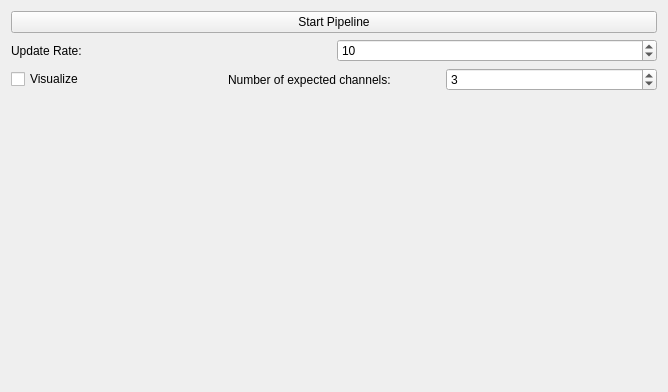
<?xml version="1.0" encoding="UTF-8"?>
<ui version="4.0">
 <class>OpenIGTLinkExampleControls</class>
 <widget class="QWidget" name="OpenIGTLinkExampleControls">
  <property name="geometry">
   <rect>
    <x>0</x>
    <y>0</y>
    <width>668</width>
    <height>392</height>
   </rect>
  </property>
  <property name="minimumSize">
   <size>
    <width>0</width>
    <height>0</height>
   </size>
  </property>
  <property name="windowTitle">
   <string>QmitkTemplate</string>
  </property>
  <layout class="QGridLayout">
   <item row="1" column="0">
    <layout class="QVBoxLayout" name="verticalLayout">
     <item>
      <widget class="QPushButton" name="butStart">
       <property name="text">
        <string>Start Pipeline</string>
       </property>
      </widget>
     </item>
     <item>
      <layout class="QHBoxLayout" name="horizontalLayout">
       <item>
        <widget class="QLabel" name="label">
         <property name="enabled">
          <bool>true</bool>
         </property>
         <property name="text">
          <string>Update Rate:</string>
         </property>
        </widget>
       </item>
       <item>
        <widget class="QSpinBox" name="visualizationUpdateRateSpinBox">
         <property name="enabled">
          <bool>true</bool>
         </property>
         <property name="maximum">
          <number>200</number>
         </property>
         <property name="value">
          <number>10</number>
         </property>
        </widget>
       </item>
      </layout>
     </item>
     <item>
      <layout class="QGridLayout" name="gridLayout11">
       <item row="0" column="0">
        <widget class="QCheckBox" name="visualizeCheckBox">
         <property name="text">
          <string>Visualize</string>
         </property>
        </widget>
       </item>
       <item row="0" column="1">
        <widget class="QLabel" name="label_2">
         <property name="text">
          <string>Number of expected channels:</string>
         </property>
        </widget>
       </item>
       <item row="0" column="2">
        <widget class="QSpinBox" name="channelSpinBox">
         <property name="value">
          <number>3</number>
         </property>
        </widget>
       </item>
      </layout>
     </item>
     <item>
      <spacer name="spacer2">
       <property name="orientation">
        <enum>Qt::Vertical</enum>
       </property>
       <property name="sizeHint" stdset="0">
        <size>
         <width>20</width>
         <height>220</height>
        </size>
       </property>
      </spacer>
     </item>
    </layout>
   </item>
  </layout>
 </widget>
 <layoutdefault spacing="6" margin="11"/>
 <resources/>
 <connections/>
</ui>
